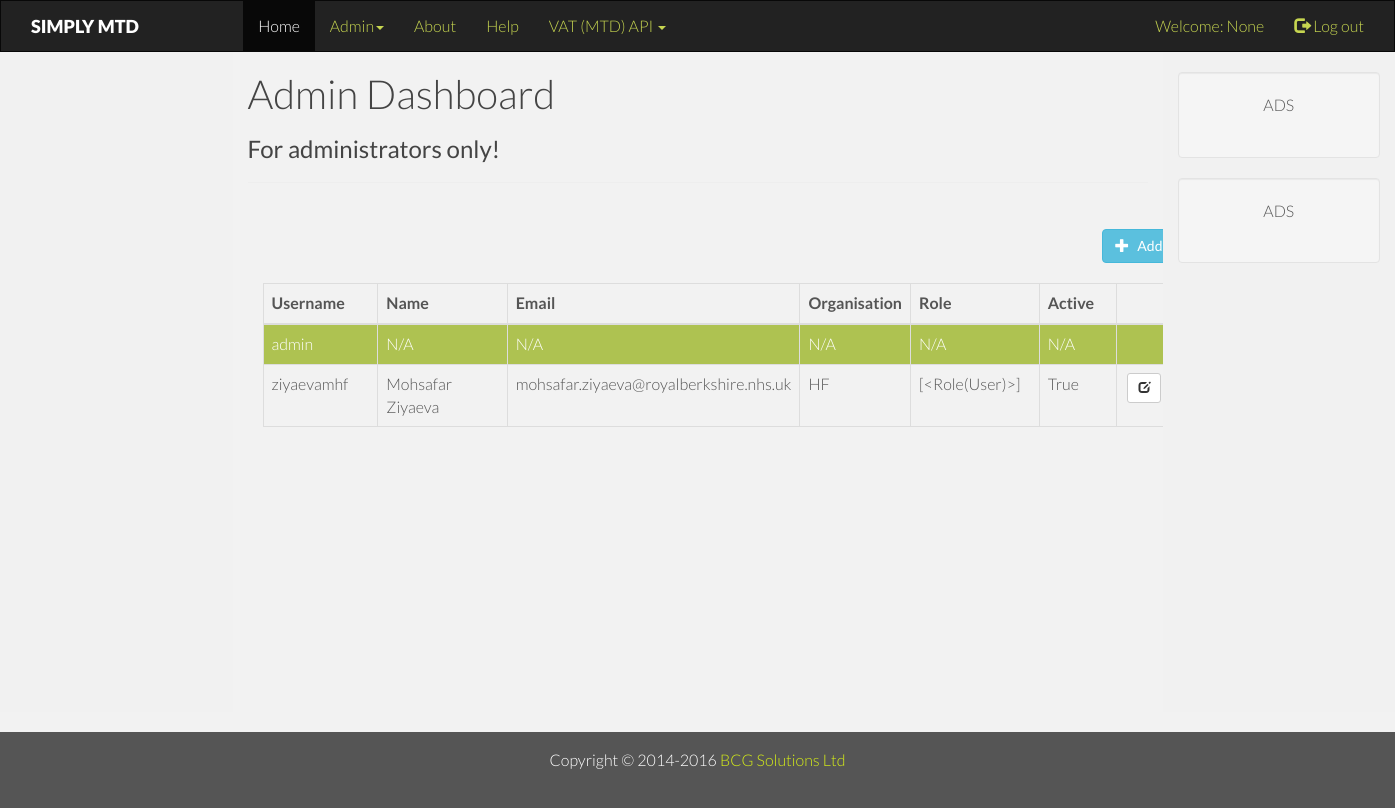
The app's page /home/users (signed in) with its own data.
### app/models.py (models this page shows, shortened)
class User(UserMixin, SurrogatePK, Model):
    __tablename__ = 'users'
    uuid = Column(db.String(36), unique=True, nullable=False)
    username = Column(db.String(80), unique=True, nullable=False)
    email = Column(db.String(80), unique=False, nullable=False)
    organisation_id = reference_col('organisations', nullable=True,)
    password_hash = Column(db.String(128), nullable=True)
    token = Column(db.String(32), index=True, unique=True, nullable=True)
    token_expiration = Column(db.DateTime, nullable=True)
    created_at = Column(db.DateTime, nullable=False, default=dt.datetime.utcnow)
    first_name = Column(db.String(30), nullable=True)
    last_name = Column(db.String(30), nullable=True)
    active = Column(db.Boolean(), default=True,  nullable=True)
    is_admin = Column(db.Boolean(), default=False, nullable=True)
    def has_admin(self):
        return self.is_admin

class Organisation(SurrogatePK, Model):
    __tablename__ = 'organisations'
    uuid = Column(db.String(36), unique=True, nullable =False )
    code = Column(db.String(3), unique=True, nullable=False)
    vrn = Column(db.String(9), unique=True)
    name = Column(db.String(50), unique=True)
    users = relationship('User', backref='organisation')
    vat_returns = relationship('Vat_return', backref='organisation')

class Role(SurrogatePK, Model):
    __tablename__ = 'roles'
    name = Column(db.String(80), unique=True, nullable=False)
    description = Column(db.String(160), nullable=True)
    users = relationship('User', secondary=user_roles, backref='roles')
    def __repr__(self):
        return '<Role({name})>'.format(name=self.name)

### app/home/routes.py (the view)
@bp.route('/users')
@login_required
def list_users():
    check_admin()
    form = UserRegisterForm()
    users = User.query.all()
    return render_template('home/users.html', form=form,
                           users=users, title='Users')

### app/home/routes.py (called while the page is built)
def check_admin():
    if not current_user.has_admin():
        abort(403)

### app/models.py (called while the page is built)
@login.user_loader
def load_user(id):
    return User.query.get(int(id))

### app/templates/home/users.html (shortened to what this page needs)
{% extends "layouts/main_base.html" %}
{% block header %}
	<h1>Admin Dashboard</h1>
	<h3>For administrators only!</h3>
{% endblock %}
{% block content %}
    <div class="container">
    	<div class="row">
    		<div class="col-md-10">
      			<br>
      			<a href="{{ url_for('home.register_user') }}" class="btn btn-info pull-right add-row">
              <span class="glyphicon glyphicon-plus"></span>&nbsp;&nbsp; Add User</a>
    		</div>
  		</div>
        {% if users %}
  		<div class="row">
    		<div class="col-md-10">
    			<form action="" method="post" name="OrganisationForm">
    			<table class="table table-bordered" id="editableTable">
			        <thead class="table-blue">
			          <tr>
			            <th width="15%">Username</th>
			            <th width="20%">Name</th>
			            <th width="15%">Email</th>
						<th width="10%">Organisation</th>
						<th width="15%">Role</th>
						<th width="10%">Active</th>
			            <th width="15%">Edit</th>
			          </tr>
			        </thead>
			        <tbody>
			        	{% for user in users %}
			        		{% if user.is_admin %}
		                    <tr style="background-color: #aec251; color: white;">
		                        <td> {{ user.username }} </td>
		                        <td> N/A </td>
		                        <td> N/A </td>
		                        <td> N/A </td>
		                        <td> N/A </td>
		                        <td> N/A </td>
		                        <td> N/A </td>
		                    </tr>
                			{% else %}
			        		<tr data-id="{{ user.id }}">
			        			<td data-field="name">{{ user.username }}</td>
			        			<td data-field="description">{{ user.first_name }} {{ user.last_name }}</td>
			        			<td data-field="email">{{ user.email }}</td>
			        			<td data-field="organisation">{% if user.organisation %}
                          										{{ user.organisation.name }}
                        									  {% else %}
                         										 -
                        									  {% endif %}</td>
 								<td data-field="role">{% if user.roles %}
                          								{{ user.roles }}
                        							  {% else %}
                         								 -
                        							  {% endif %}</td>
 								<td data-field="active">{{ user.active }}</td>
			        			<td>
			        				<a href="{{ url_for('home.assign_user', id=user.id) }}"  class="btn btn-sm btn-default edit" title="Edit" >
                						<span class="glyphicon glyphicon-edit"></span>
              						</a>
			        			</td>
			        		</tr>
			        		{% endif %}
			        	{% endfor %}
			        </tbody>
            </table>
          </form>
    		</div>
    	</div>
    	{% endif %}
    </div>
{% endblock %}

### app/templates/layouts/main_base.html (shortened to what this page needs)
<!DOCTYPE html>
<html lang="en">
<head>
  <link rel="stylesheet" href="https://maxcdn.bootstrapcdn.com/bootstrap/3.4.0/css/bootstrap.min.css">
  <link rel="stylesheet" href="{{ url_for('static', filename='assets/css/style.css') }}">
  <link rel="stylesheet" href="{{ url_for('static', filename='assets/css/bootstrap-datepicker.min.css') }}">
</head>
<body>
<nav class="navbar navbar-inverse">
  <div class="container-fluid">
    <div class="navbar-header col-sm-2">
      <a class="navbar-brand" href="#">Simply MTD </a>
    </div>
    <div class="collapse navbar-collapse" id="myNavbar">
      <ul class="nav navbar-nav navbar-left">
        {% if current_user.is_admin %}
          <li class="active"><a href="{{ url_for('home.dashboard') }}">Home</a></li>
          <li class="dropdown">
              <a href="#" class="dropdown-toggle" data-toggle="dropdown">Admin<span class="caret">
              </span></a>
          </li>
        {% else %}
          <li><a href="{{ url_for('home.dashboard') }}">Dashboard</a></li>
        {% endif %}
        <li><a href="#">About</a></li>
        <li><a href="#">Help</a></li>
        <li class="dropdown">
            <a href="#" class="dropdown-toggle" data-toggle="dropdown">VAT (MTD) API <span class="caret">
              </span></a>
        </li>
      </ul>
      <ul class="nav navbar-nav navbar-right">
        {% if current_user.is_authenticated %}
        <li><a>Welcome: {{ current_user.first_name }} </a></li>
        {% endif %}
        <li><a href="{{ url_for('home.index') }}"><span class="glyphicon glyphicon-log-out"></span> Log out</a></li>
      </ul>
    </div>
  </div>
</nav>
<div class="container-fluid text-center">
  <div class="row content">
    <div class="col-sm-2 sidenav">
    </div>
    <div class="col-sm-8 text-left">
      <h1>{% block header %}{% endblock %}</h1>
      <hr>
      {% block content %}{% endblock %}
    </div>
    <div class="col-sm-2 sidenav">
      <div class="well">
        <p>ADS</p>
      </div>
      <div class="well">
        <p>ADS</p>
      </div>
    </div>
  </div>
</div>
<footer class="container-fluid text-center">
  <div class="container">
    <p>Copyright &copy; 2014-2016 <a href="">BCG Solutions Ltd</a></p>
  </div>
</footer>
</body>
</html>

### app/static/assets/css/style.css (style rules this page uses)
body { background-color: #f2f2f2; font-family: 'Lato', sans-serif; font-weight: 300; font-size: 16px; color: #555; line-height: 1.6em; -webkit-font-smoothing: antialiased; -webkit-overflow-scrolling: touch; }
h1, h2, h3, h4, h5, h6 { font-family: 'Lato', sans-serif; font-weight: 300; color: #444; }
h1 { font-size: 40px; }
h3 { font-weight: 400; }
p { margin-bottom: 20px; font-size: 16px; }
a { color: #d6ee18; word-wrap: break-word; -webkit-transition: color 0.1s ease-in, background 0.1s ease-in; -moz-transition: color 0.1s ease-in, background 0.1s ease-in; -ms-transition: color 0.1s ease-in, background 0.1s ease-in; -o-transition: color 0.1s ease-in, background 0.1s ease-in; transition: color 0.1s ease-in, background 0.1s ease-in; }
a:before, a:after { -webkit-transition: color 0.1s ease-in, background 0.1s ease-in; -moz-transition: color 0.1s ease-in, background 0.1s ease-in; -ms-transition: color 0.1s ease-in, background 0.1s ease-in; -o-transition: color 0.1s ease-in, background 0.1s ease-in; transition: color 0.1s ease-in, background 0.1s ease-in; }
.navbar-inverse .navbar-nav > li > a { color: #c6d550; }
a.navbar-brand { color: #fff !important; font-weight: 900; text-transform: uppercase; }
.row { margin-bottom: 20px; }
th:last-child { text-align: right; }
td:last-child { text-align: right; }

### app/templates/layouts/main_base.html (style rules this page uses)
.navbar { margin-bottom: 0; border-radius: 0; }
.row.content { height: 82.5vh }
.sidenav { padding-top: 20px; background-color: #f1f1f1; height: 100%; }
footer { background-color: #555; color: white; padding: 15px; }

### records on screen
User: first_name "None", username "admin"
User: username "ziyaevamhf", first_name "Mohsafar", last_name "Ziyaeva", email "mohsafar.ziyaeva@royalberkshire.nhs.uk", organisation.name "HF", roles "[<Role(User)>]", active "True"
